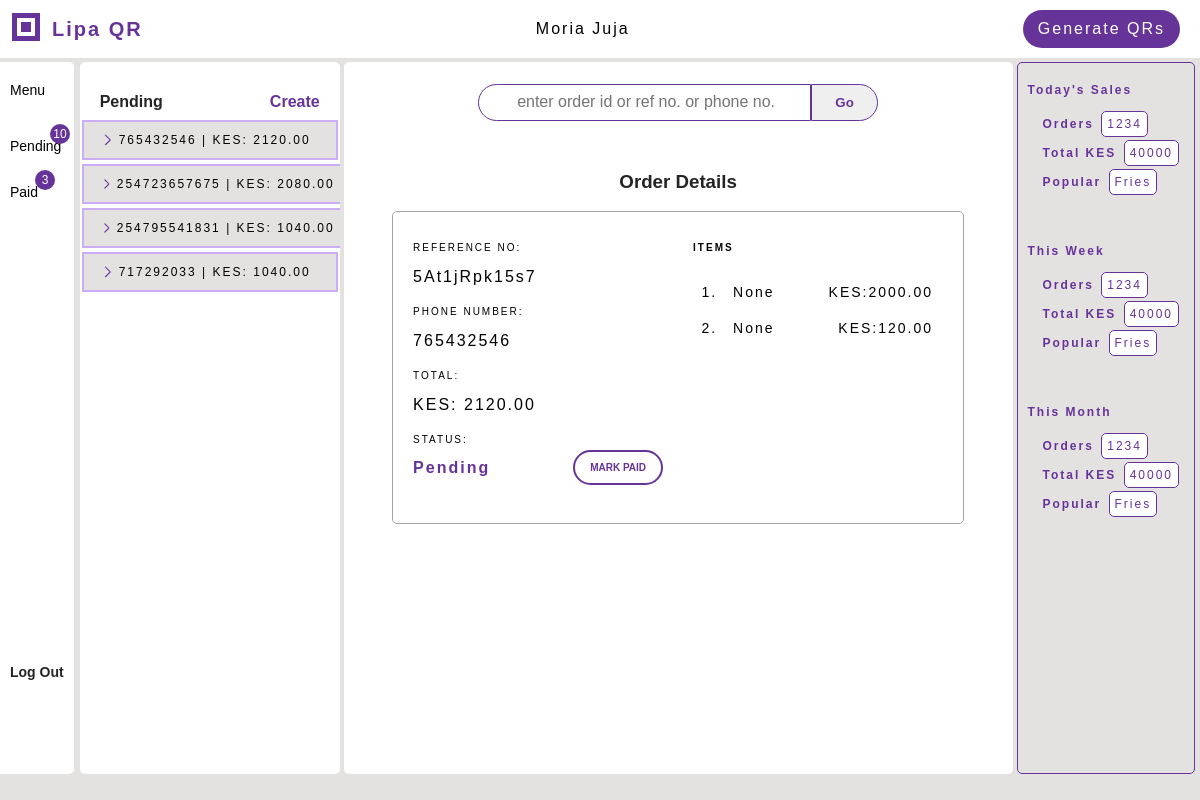
Page /pending/ (signed in) on the earlier database version.
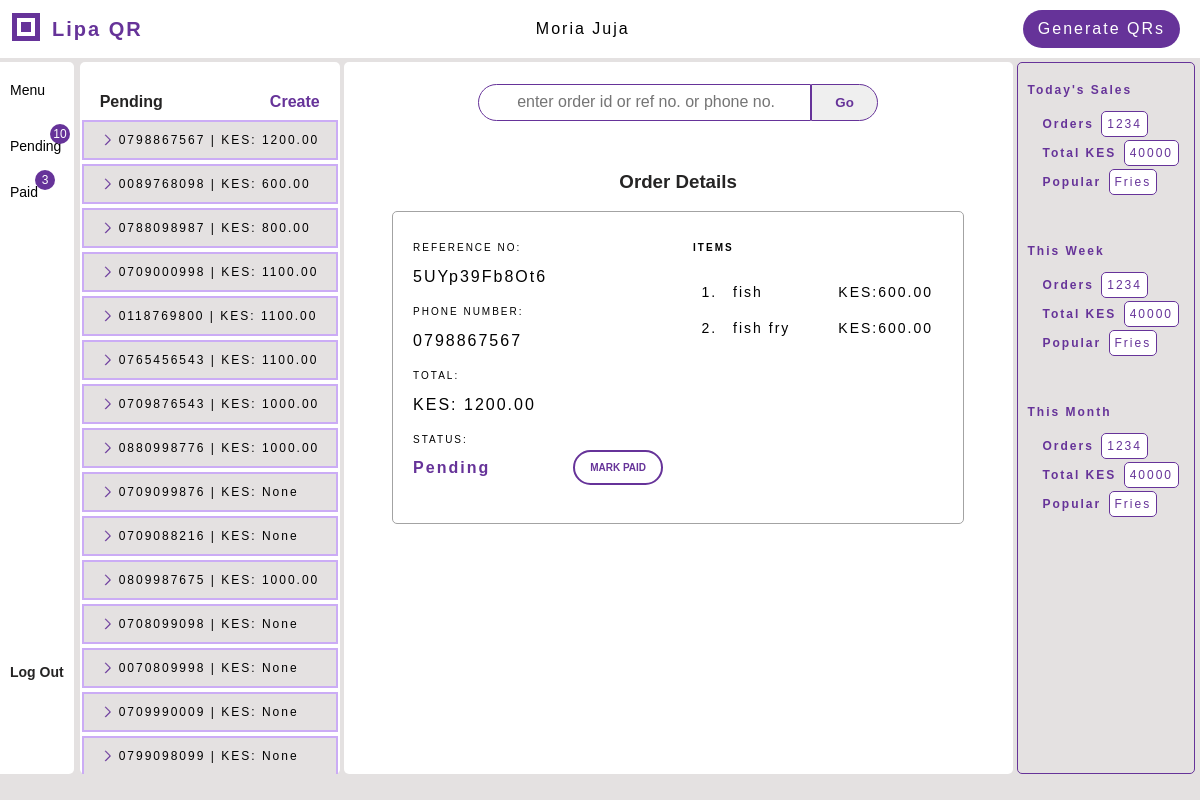
Same page on the later database version.
### menus/models.py (models this page shows, shortened)
class Order(models.Model):
    order_id = models.AutoField(primary_key=True)
    reference_number = models.CharField(unique=True, max_length=20)
    table_number = models.IntegerField(null=True, blank=False)
    phone_number = PhoneNumber(max_length=15, null=True, blank=False)
    restaurant = models.ForeignKey(Restaurant, related_name="orders", on_delete=models.SET_NULL, null=True, blank=True)
    total_amount = models.DecimalField(decimal_places=2, max_digits=10, null=True, default=None)
    paid = models.BooleanField(default=False)
    new = models.BooleanField(default=True)
    @property
    def items_ordered(self):
        return self.ordered_items.all()

class OrderedItem(models.Model):
    ordered_item_id = models.AutoField(primary_key=True)
    item = models.ForeignKey(Item, on_delete=models.CASCADE, related_name="orders")
    order = models.ForeignKey(Order, on_delete=models.CASCADE, related_name="ordered_items")
    quantity = models.IntegerField(default=0)
    total = models.DecimalField(decimal_places=2, max_digits=10, default=0.00)
    paid = models.BooleanField(default=False)

class Item(models.Model):
    item_id = models.AutoField(primary_key=True)
    name = LowercaseTextField(max_length=100, null=True, blank=False)
    description = models.CharField(max_length=255, blank=True)
    unit = models.CharField(max_length=50, null=True, blank=False)
    unit_price = models.DecimalField(max_digits=10, decimal_places=2)
    image = models.FileField(upload_to='item_images/', blank=False, null=True)
    available = models.BooleanField(default=True)
    restaurant = models.ForeignKey(Restaurant, related_name="items", on_delete=models.SET_NULL, null=True, blank=True)

### qrgenerator/views_dashbord.py (the view)
# urls.py: path('pending/', views_dashbord.pending_orders, name='pending'),
def pending_orders(request, order_id=None):
    restaurant = request.user.restaurant
    if not restaurant:
        return HttpResponseForbidden('Access Denied')
    orders = restaurant.orders.filter(paid=False).order_by('-order_id')
    context = {
        'orders': orders, 'display_order': orders.first(), 'restaurant': restaurant,
        }
    if order_id and (display_order := Order.get(order_id=order_id)):
        display_order.new = False
        display_order.save()
        context['display_order'] = display_order
    return render(request, 'qrgenerator/pending.html', context)

### qrgenerator/templates/qrgenerator/pending.html (shortened to what this page needs)
{% extends 'qrgenerator/dashbord.html' %}
{% block menu_elements %}
<div class="menu-elements bg-white">
    <div class="elements-top">
        <div class="elements-title">Pending</div>
        <a href="{% url 'menus:get_menu' restaurant.restaurant_id 0 %}"><span class="create-order">Create</span></a>
    </div>
    <div class="elements-wrapper">
        {% if orders %}
        {% for order in orders %}
        <a href="{% url 'qrgenerator:pending' order.order_id %}">
        <div class="element-highlight {% if order.new %}is-new{% endif %}">
            <span class="item-name item-property">
            {{ order.phone_number }} | KES: {{ order.total_amount }}
            </span>
        </div>
        </a>
        {% endfor %}
        {% endif %}
    </div>
</div>
{% endblock %}
{% block workspace %}
    <div class="form-wrapper">
        <div class="form-title"><h3>Order Details</h3></div>
        <div class="order-summary">
            <div class="width-250">
                {% if display_order %}
                <div class="input-wrapper">
                    <div class="label">Reference no:</div>
                    <div class="form-input"> {{ display_order.reference_number }} </div>
                </div>
                <div class="input-wrapper">
                    <div class="label">Phone Number:</div>
                    <div class="form-input"> {{ display_order.phone_number }}</div>
                </div>
                <div class="input-wrapper"><div class="label">Total:</div>
                    <div class="form-input">KES:  {{ display_order.total_amount }}</div>
                </div>
                <div class="input-wrapper">
                    <div class="label">Status:</div>
                    <div class="status"> {% if not display_order.paid %}Pending{% endif %}
                        <form method="POST" action="{% url 'qrgenerator:mark_paid' %}" class="paid-btn-wrapper">
                            <button type="submit" class="mark-paid">Mark Paid</button>
                        </form>
                    </div>
                </div>
                <br>
                {% endif %}
            </div>
            <div class="width-250 padding-left-10">
            <div class="label items-title">Items</div>
            {% if display_order %}
            <ol>
                {% for item in display_order.items_ordered %}
                <li>
                    <div class="item-wrapper">
                        <div class="item-description">{{ item.item.name }}</div>
                        <div class="item-total">KES:{{ item.total }} </div>
                    </div>
                </li>
                {% endfor %}
            </ol>
            {% endif %}
            </div>
        </div>
</div>
{% endblock %}

Differences in the rows shown:
no longer on this page (row edited): Order: phone_number "765432546", total_amount "2120.00", reference_number "5At1jRpk15s7"
no longer on this page (row edited): Order: phone_number "254723657675", total_amount "2080.00"
no longer on this page (row edited): Order: phone_number "254795541831", total_amount "1040.00"
no longer on this page (row edited): Order: phone_number "717292033", total_amount "1040.00"
removed OrderedItem: item.name "None", total "2000.00"
removed OrderedItem: item.name "None", total "120.00"
added Order: phone_number "0798867567", total_amount "1200.00", reference_number "5UYp39Fb8Ot6"
added Order: phone_number "0089768098", total_amount "600.00"
added Order: phone_number "0788098987", total_amount "800.00"
added Order: phone_number "0709000998", total_amount "1100.00"
added Order: phone_number "0118769800", total_amount "1100.00"
added Order: phone_number "0765456543", total_amount "1100.00"
added Order: phone_number "0709876543", total_amount "1000.00"
added Order: phone_number "0880998776", total_amount "1000.00"
added Order: phone_number "0709099876", total_amount "None"
added Order: phone_number "0709088216", total_amount "None"
added Order: phone_number "0809987675", total_amount "1000.00"
added Order: phone_number "0708099098", total_amount "None"
added Order: phone_number "0070809998", total_amount "None"
added Order: phone_number "0709990009", total_amount "None"
added Order: phone_number "0799098099", total_amount "None"
added OrderedItem: item.name "fish", total "600.00"
added OrderedItem: item.name "fish fry", total "600.00"
